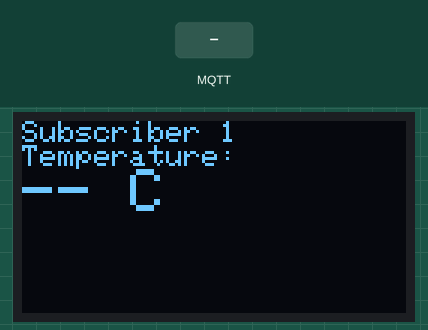
The program below on a simulated ESP32. Shown: 128×64 one-colour display. Inputs (shaded band) come from the test bench. WiFi joins after 1.5 s; servers stay silent unless stated; no MQTT or app messages arrive unless stated.

Above: at 2.8 s.
2.9 s: MQTT message "1" arrives on the first subscribed topic
At 3.7 s:
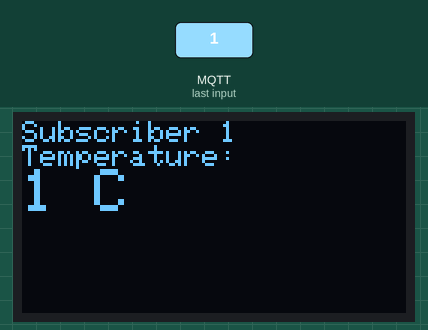
4.4 s: MQTT message "on" arrives on the first subscribed topic
At 4.8 s:
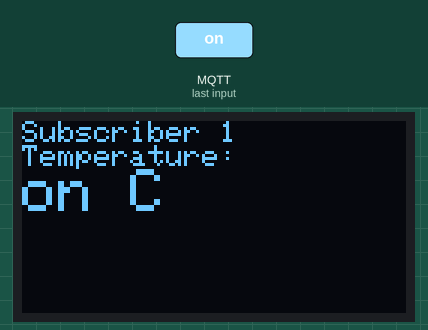
5.9 s: MQTT message "off" arrives on the first subscribed topic
At 7.1 s:
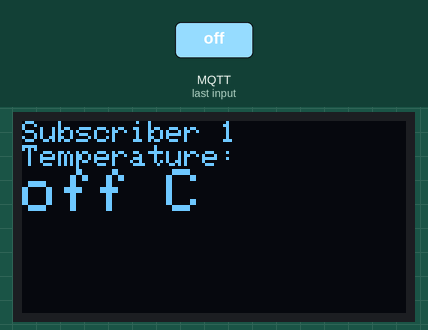
Timing chart, 0 to 8.9 s (numbered marks = the images above; inputs shaded):
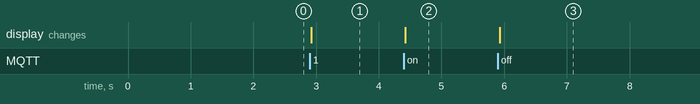

Measured:
- after the input at 2.9 s, the display: changes at once (image 1)
- after the input at 4.4 s, the display: changes at once (image 2)
- after the input at 5.9 s, the display: changes at once (image 3)

The program:

main.cpp
```cpp
#include <Arduino.h>
/******************
 * ESP32 + MQTT Subscriber 1 + OLED
 ******************/

#include <WiFi.h>
#include <PubSubClient.h>
#include <Wire.h>
#include <Adafruit_GFX.h>
#include <Adafruit_SSD1306.h>

// ---------- WiFi ----------
char ssid[] = "Wokwi-GUEST";
char pass[] = "";

// ---------- MQTT ----------
const char* mqtt_server = "10.13.25.135";
const int mqtt_port = 1883;
const char* TOPIC_TEMP = "home/lab2/temp";

// ---------- OLED ----------
#define SCREEN_WIDTH 128
#define SCREEN_HEIGHT 64
Adafruit_SSD1306 display(SCREEN_WIDTH, SCREEN_HEIGHT, &Wire, -1);

// ---------- MQTT ----------
WiFiClient espClient;
PubSubClient mqtt(espClient);

String lastTemp = "--";

void showTemp() {
  display.clearDisplay();
  display.setTextColor(SSD1306_WHITE);
  display.setTextSize(1);
  display.setCursor(0,0);
  display.println("Subscriber 1");
  display.println("Temperature:");
  display.setTextSize(2);
  display.println(lastTemp + " C");
  display.display();
}

void callback(char* topic, byte* payload, unsigned int length) {
  String msg;
  for (int i = 0; i < length; i++) msg += (char)payload[i];
  lastTemp = msg;
  showTemp();
}

void connectWiFi() {
  WiFi.begin(ssid, pass);
  while (WiFi.status() != WL_CONNECTED) delay(500);
}

void connectMQTT() {
  while (!mqtt.connected()) {
    if (mqtt.connect("ESP32_Subscriber_1")) {   // UNIQUE ID
      mqtt.subscribe(TOPIC_TEMP);
    } else {
      delay(2000);
    }
  }
}

void setup() {
  Serial.begin(115200);
  Wire.begin(21, 22);

  display.begin(SSD1306_SWITCHCAPVCC, 0x3C);
  showTemp();

  connectWiFi();
  mqtt.setServer(mqtt_server, mqtt_port);
  mqtt.setCallback(callback);
  connectMQTT();
}

void loop() {
  if (!mqtt.connected()) connectMQTT();
  mqtt.loop();
}
```
